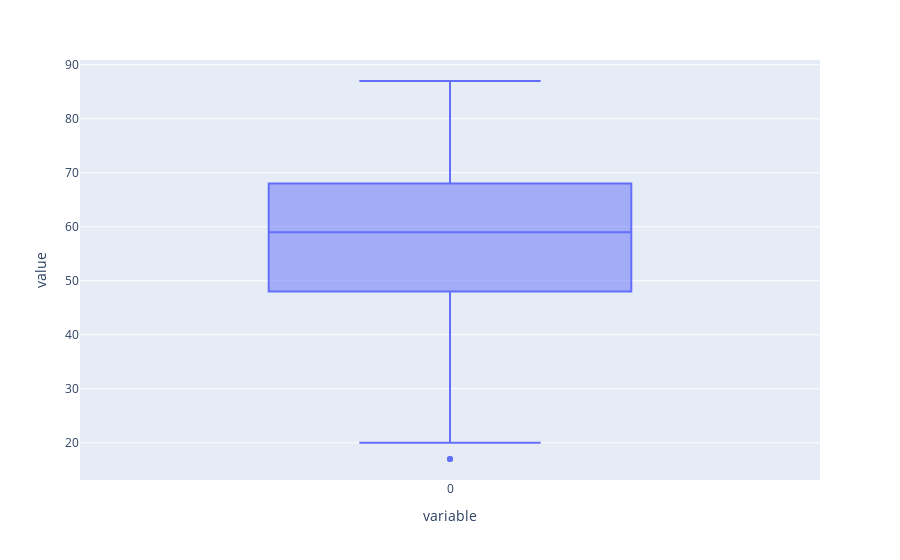

This figure's notebook cell:
### Markdown cell above
### Age

### Code cell
ages = df['age'].values
## Plot box blot of ages with plotly
fig = px.box(ages)
fig.show()

### Figure 1 — Plotly figure (JSON) as saved in the notebook; plotly's stock layout.template omitted (floating-point values rounded to 4 significant figures; data arrays with more than 128 entries replaced by an {"elided": "..."} marker saying what was removed)
{"data": [{"alignmentgroup": "True", "hovertemplate": "variable=%{x}<br>value=%{y}<extra></extra>", "legendgroup": "", "marker": {"color": "#636efa"}, "name": "", "notched": false, "offsetgroup": "", "orientation": "v", "showlegend": false, "type": "box", "x": {"elided": "290 str values"}, "x0": " ", "xaxis": "x", "y": {"elided": "290 int values"}, "y0": " ", "yaxis": "y"}], "layout": {"boxmode": "group", "legend": {"tracegroupgap": 0}, "margin": {"t": 60}, "xaxis": {"anchor": "y", "domain": [0, 1], "title": {"text": "variable"}}, "yaxis": {"anchor": "x", "domain": [0, 1], "title": {"text": "value"}}}}
